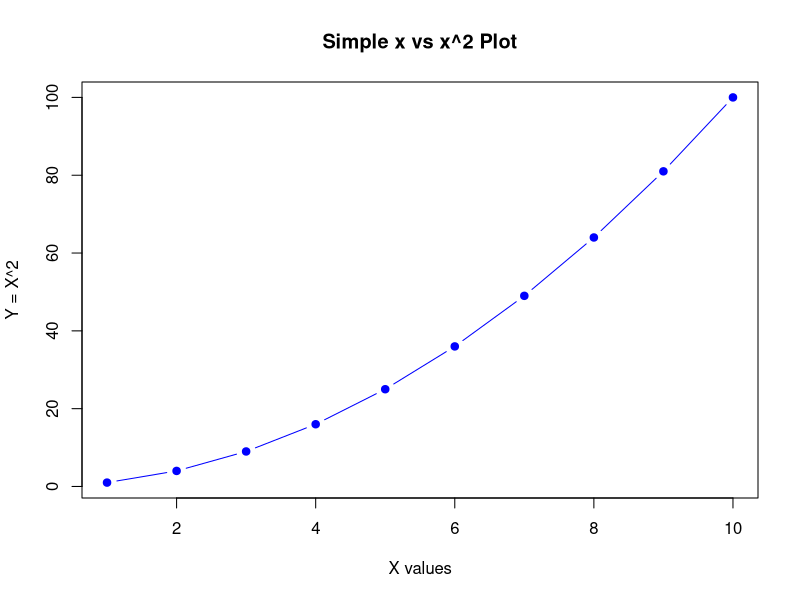

This chart was generated by the following R code:
# Generate numbers
x <- 1:10
y <- x^2

# Print the numbers
print(data.frame(x, y))

# Save plot as PNG
png(filename = "simple_plot.png", width = 800, height = 600)

# Plot a simple graph
plot(x, y,
     type = "b",       # points and lines
     col = "blue",     # line color
     pch = 19,         # solid points
     main = "Simple x vs x^2 Plot",
     xlab = "X values",
     ylab = "Y = X^2")

# Close the PNG device
dev.off()

cat("Plot saved as simple_plot.png\n")
